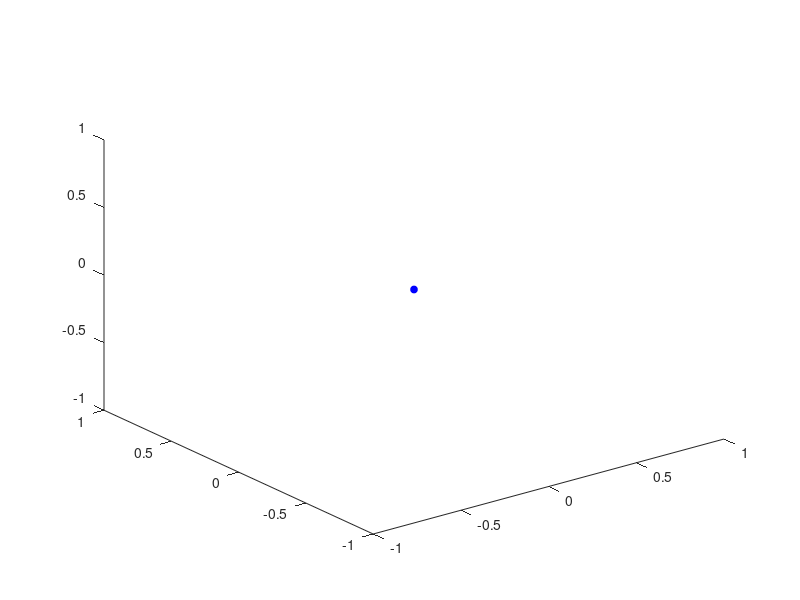

This chart was generated by the following MATLAB code: (Note: this script raises an error after producing the figure.)
clc;close all
%Assi Mondo
Aw=100*eye(3);

figure(1)
plot3(0,0,0,'or','MarkerFaceColor','b','MarkerEdgeColor','b','MarkerSize',5);
coloreM=[1 0 0];
colorX=[1 0 0];
colorY=[0 1 0];
colorZ=[0 0 1];
%Sistema di Riferimento Mondo centrato nell'origine
Vettore3D(Aw(1,1),Aw(2,1),Aw(3,1),colorX,1) %X in red
Vettore3D(Aw(1,2),Aw(2,2),Aw(3,2),colorY,1) %Z in green
Vettore3D(Aw(1,3),Aw(2,3),Aw(3,3),colorZ,1) %Y in blue
plot3(0,0,0,'oy','MarkerFaceColor','y','MarkerEdgeColor','y','MarkerSize',5);

xlabel('X')
ylabel('Y')
zlabel('Z') 
title('WORLD REFERENCE SYSTEM')
%Fisso la distanza focale a 10
f=10;

%%    ROTOTRASLAZIONE che lega sistema di riferimento CAMERA e MONDO
%
% Zc= R*Zm + T

% Posizione del Centro Ottico C0
Xth=80;
Zth=80;  %profondita
Hth=80;  %altezza della camera
T=[Xth Zth Hth].';
CO=T;
plot3(T(1),T(2),T(3),'oy','MarkerFaceColor','y','MarkerEdgeColor','y','MarkerSize',5);

%Matrici di Rotazione tra Mondo e Camera e determinata dall' Orientazione
%della Camera.
%Considero un Punto Zm in Coordinate Mondo ed assumo che la camera sia
%puntata verso di Esso

%Disegno un punto in Coordinate Mondo
Zw=[30;20;20]
plot3(Zw(1),Zw(2),Zw(3),'or','MarkerFaceColor','b','MarkerEdgeColor','b','MarkerSize',5);
%Lina passante per il CO
Prj=[CO Zw];
line(Prj(1,:),Prj(2,:),Prj(3,:),'Color','r','LineStyle','-')

%punto Zw sul piano di terra
Zwo=[Zw-[0;0;Zw(3)]];
plot3(Zwo(1),Zwo(2),Zwo(3),'og','MarkerFaceColor','g','MarkerEdgeColor','g','MarkerSize',4);
%Disegno le proiezioni sugli assi
Zx=[Zw(1); 0 ;0];
Zy=[0; Zw(2); 0];
Zz=[0 ;0; Zw(3)];
plot3(Zx(1),Zx(2),Zx(3),'og','MarkerFaceColor','g','MarkerEdgeColor','g','MarkerSize',4);
plot3(Zy(1),Zy(2),Zy(3),'og','MarkerFaceColor','g','MarkerEdgeColor','g','MarkerSize',4);
plot3(Zz(1),Zz(2),Zz(3),'og','MarkerFaceColor','g','MarkerEdgeColor','g','MarkerSize',4);

%Disegno le proiezioni sugli assi
Prj=[Zwo Zx];
line(Prj(1,:),Prj(2,:),Prj(3,:),'Color','g','LineStyle','-')
Prj=[Zwo Zy];
line(Prj(1,:),Prj(2,:),Prj(3,:),'Color','g','LineStyle','-')
Prj=[Zwo Zw]; 
line(Prj(1,:),Prj(2,:),Prj(3,:),'Color','g','LineStyle','-')


%Traslo l'asse Ottico nell'origine in modo da calcolare il Vettore Normale 
%al piano Focale
N=-T;
%Vettore3D(N(1),N(2),N(3),colorX,1)
%Calcolo il Piano Ortogonale ad N: attraverso i 2 generatori del piano ed
%il punto per il quale esso passa (T)
% Calcolo i generatori
N=N/norm(N);
Ac=null(N.');
%Matrice di Rotazone Per allineare Mondo a Camera
R=f*[Ac N];
% Vettore3D(R(1,1),R(2,1),R(3,1),colorX,1) %X in red
% Vettore3D(R(1,2),R(2,2),R(3,2),colorY,1) %Y in verde  
% Vettore3D(R(1,3),R(2,3),R(3,3),colorZ,1) %Z in blue

Ac=f*[Ac(:,1) -Ac(:,2) N];
% Sistema di RIFERIMENTO CAMERA centrato in T
% Ac--> Assi Camera di lunghezza f: sono VETTORI APPLICATI nell'origine
%       Sommando T ottengo i punti sugli ASSI a distanza f dal Centro
%       Ottico

%Disegno i Vettori Ac applicati in T
Vettore3D_Applicato(T,Ac(1,1),Ac(2,1),Ac(3,1),colorX)
Vettore3D_Applicato(T,Ac(1,2),Ac(2,2),Ac(3,2),colorY)
Vettore3D_Applicato(T,Ac(1,3),Ac(2,3),Ac(3,3),colorZ)
 
%Considero i Punti in CORDINATE MONDO sugli assi del Piano Focale
Ac1=Ac+repmat(T,1,3);
plot3(Ac1(1,1),Ac1(2,1),Ac1(3,1),'or','MarkerFaceColor','r','MarkerEdgeColor','r','MarkerSize',5);
plot3(Ac1(1,2),Ac1(2,2),Ac1(3,2),'og','MarkerFaceColor','g','MarkerEdgeColor','g','MarkerSize',5);
plot3(Ac1(1,3),Ac1(2,3),Ac1(3,3),'ob','MarkerFaceColor','b','MarkerEdgeColor','b','MarkerSize',5);
%Disegno il Piano Immagine-Camera
w=10;
h=8;
%Centro della Camera: concide sul punto a distanza f da CO sul raggio
%OTTICO
CCam=Ac1(:,3);

%Assi del Piano immagine
AsseU=w*Ac(:,1)./norm(Ac(:,1));
AsseV=h*Ac(:,2)./norm(Ac(:,2));
DisegnaPiano(AsseU,AsseV,CCam);
%Disegno la box della camera
Prj=[CO CCam+AsseU+AsseV];
line(Prj(1,:),Prj(2,:),Prj(3,:),'Color','b','LineStyle','-')
Prj=[CO CCam+AsseU-AsseV];
line(Prj(1,:),Prj(2,:),Prj(3,:),'Color','b','LineStyle','-')
Prj=[CO CCam-AsseU+AsseV];
line(Prj(1,:),Prj(2,:),Prj(3,:),'Color','b','LineStyle','-')
Prj=[CO CCam-AsseU-AsseV];
line(Prj(1,:),Prj(2,:),Prj(3,:),'Color','b','LineStyle','-')

%Recupero la Matrice di Rotazione che Lega i Sistemi di Riferimento
% imponendo che:
% - l' asse Z sia concidente con N
% - l' asse X sia l'asse Orizzontale del piano immagine
% - l' asse Y sia l'asse Verticale del piano immagine
%                    -1
%   Zc=R*Zw+T   --> R  (Zc-T)=Zw
%
Rw2c=Ac;

%ROTAZIONE CAMERA TO MONDO
Rc2w=inv(Rw2c);

%MATRICE INTRINSECI
K=[f 0 w/2
   0 f h/2
   0 0  1];

%%%%%%%%%%%%%%%%%%%%%%%%%%%%%%%%%%%%%%%%%%%%%%%%%%%%%%%%%%%%%%%%%%
%   DISEGNO IL MODELLO IN COORDINATE CAMERA (camera centrata nello 0)
%
% Per fare questo devo applicare una ROTOTRASLAZIONE al sistema centrato
% nella camera:
%
%     1)   Sottrarre il Vettore T per centrare il Centro Ottico nell'origine
%          lavorando sui vettori del piano non mi serve
%    
%     2)    Ruotare gli assi della Camera in Modo che siano allineati
%           secondo il MODELLO Pinhole:
%               - l' asse Z sia concidente con N
%               - l' asse X sia l'asse Orizzontale del piano immagine
%                - l' asse Y sia l'asse Verticale del piano immagine
%        x   y  z
Assi = [ 1   0  0;
         0   0  1;
         0  -1  0];
%Matrice di Rotazione che mi consente di disegnare la camera centrata
%nell'origine
R=Assi*inv(Ac);
Ac=R*Ac;
Vettore3D(Ac(1,1),Ac(2,1),Ac(3,1),colorX,1) %X in red
Vettore3D(Ac(1,2),Ac(2,2),Ac(3,2),colorY,1) %Y in verde  
Vettore3D(Ac(1,3),Ac(2,3),Ac(3,3),colorZ,1) %Z in blue

    
%Assi Camera allineati con il sistema di Riferimento
Ac2=5*Assi;
    
figure(2);hold on
title('CAMERA REFERENCE SYSTEM')
%L'origine del sistema di Riferimento Mondo si trovera ad una distanza T
%dal Centro Ottico lungo l'asse ottico
dis=norm(T)
Ow=[0;dis;0]
plot3(Ow(1),Ow(2),Ow(3),'oy','MarkerFaceColor','y','MarkerEdgeColor','y','MarkerSize',5);
%Centro Ottico
Co1=[0;0;0];
plot3(Co1(1),Co1(2),Co1(3),'oy','MarkerFaceColor','y','MarkerEdgeColor','y','MarkerSize',5);
%Centro Immagine
CI1=Co1+[0;f;0];
plot3(CI1(1),CI1(2),CI1(3),'oy','MarkerFaceColor','y','MarkerEdgeColor','y','MarkerSize',5);
Prj=[Ow Co1];
line(Prj(1,:),Prj(2,:),Prj(3,:),'Color','r','LineStyle','-')

%Assi Sistema di Riferimento CAMERA:
%X : asse Orizzontale
%Y : Asse Verticale
%Z : Profondita'
Vettore3D(Ac2(1,1),Ac2(2,1),Ac2(3,1),colorX,2) %X in red
Vettore3D(Ac2(1,2),Ac2(2,2),Ac2(3,2),colorY,2) %Y in verde  
Vettore3D(Ac2(1,3),Ac2(2,3),Ac2(3,3),colorZ,2) %Z in blue
 
AsseU=w*Ac2(:,1)./norm(Ac2(:,1));
AsseV=h*Ac2(:,2)./norm(Ac2(:,2));
%Piano Immagine
DisegnaPiano(AsseU,AsseV,CI1);
%Disegno la box della camera
Prj=[Co1 CI1+AsseU+AsseV];
line(Prj(1,:),Prj(2,:),Prj(3,:),'Color','b','LineStyle','-')
Prj=[Co1 CI1+AsseU-AsseV];
line(Prj(1,:),Prj(2,:),Prj(3,:),'Color','b','LineStyle','-')
Prj=[Co1 CI1-AsseU+AsseV];
line(Prj(1,:),Prj(2,:),Prj(3,:),'Color','b','LineStyle','-')
Prj=[Co1 CI1-AsseU-AsseV];
line(Prj(1,:),Prj(2,:),Prj(3,:),'Color','b','LineStyle','-')
%Considero gli Assi del sistema MONDO trasformati nel nuovo sistema di
%Riferimento
%Ac1=Rc2w*(Aw-repmat(T,1,3));
Ac1=Rw2c*(Aw)+repmat(T,1,3);

%
Ac1=R*Ac1/10;
plot3(Ac1(1,1),Ac1(2,1),Ac1(3,1),'or','MarkerFaceColor','r','MarkerEdgeColor','r','MarkerSize',5);
plot3(Ac1(1,2),Ac1(2,2),Ac1(3,2),'og','MarkerFaceColor','g','MarkerEdgeColor','g','MarkerSize',5);
plot3(Ac1(1,3),Ac1(2,3),Ac1(3,3),'ob','MarkerFaceColor','b','MarkerEdgeColor','b','MarkerSize',5);
%Disegno la box della camera
Prj=[Ow Ac1(:,1)];
line(Prj(1,:),Prj(2,:),Prj(3,:),'Color','r','LineStyle','-')
Prj=[Ow Ac1(:,2)];
line(Prj(1,:),Prj(2,:),Prj(3,:),'Color','g','LineStyle','-')
Prj=[Ow Ac1(:,3)];
line(Prj(1,:),Prj(2,:),Prj(3,:),'Color','b','LineStyle','-')
 
Zw1=Rw2c*Zw+T;
Zw1=R*Zw1;
%Disegno il punto Zw
plot3(Zw1(1),Zw1(2),Zw1(3),'ob','MarkerFaceColor','b','MarkerEdgeColor','b','MarkerSize',5);
title('CAMERA REFERENCE SYSTEM')
Prj=[Co1 Zw1];
line(Prj(1,:),Prj(2,:),Prj(3,:),'Color','r','LineStyle','-')

figure(3)
%Calcolo la proiezione di Zw sul piano immagine:
Pixel=K*(Rw2c*Zw+T)
Pixel=Pixel/Pixel(3);
plot3(Pixel(1),Pixel(2),f,'og','MarkerFaceColor','g','MarkerEdgeColor','g','MarkerSize',5);
 
